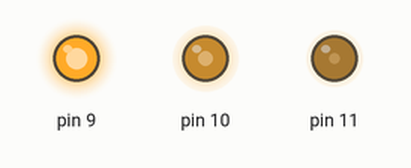
This sketch was run on a simulated Arduino Uno, built with avr-gcc and run on an emulated ATmega328P. On the bench: output pins drawn as LEDs (lit = HIGH).

Above: at 0.1 s.
Timing chart, 0 to 1.6 s (numbered marks = the images above):
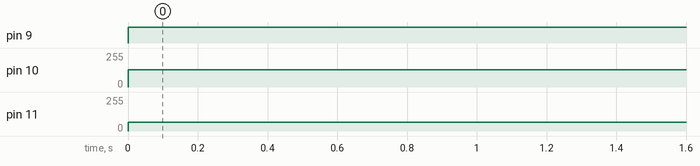

The sketch:

A2P1-SupplementCode.ino
```cpp
void setup() {
  // put your setup code here, to run once:
  for(int i = 9; i <12; i++){
    //i represents each pin, and it gets set to output
    pinMode(i, OUTPUT);
  }
}

void loop() {
  // put your main code here, to run repeatedly:
  analogWrite(11,64);
  analogWrite(10,128);
  analogWrite(9,255);

}
```

Measured:
- by itself, pin 9: LOW → HIGH at 0.00 s
- by itself, pin 10: 0/255 → 128/255 at 0.00 s
- by itself, pin 11: 0/255 → 64/255 at 0.00 s
